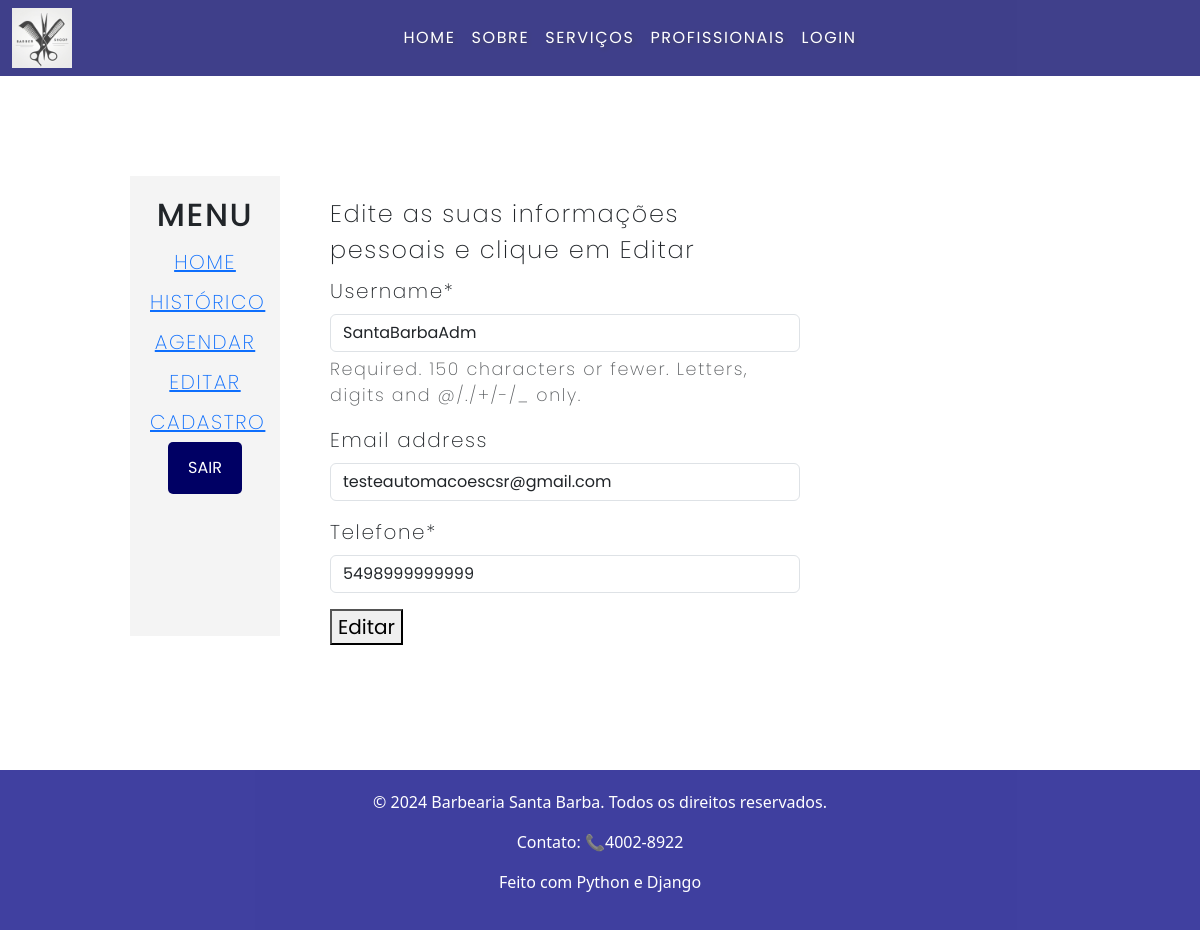
Screenshot of /area_cliente/editar_cadastro/1 (signed in) with the database file from the repository.
### app_barbearia/models.py (models this page shows)
class Usuario(AbstractUser):
    data_nascimento = models.DateField(blank=True, null=True)
    telefone = models.CharField(max_length=15, default='0000')

### app_barbearia/views.py (the view, shortened to what this page needs)
# urls.py: path('area_cliente/editar_cadastro/<int:pk>', EditarConta.as_view(), name='edit_conta'),
class EditarConta(LoginRequiredMixin, UpdateView):
    template_name = 'edit_cadastro.html'
    model = Usuario
    fields = ['username', 'email', 'telefone']

### app_barbearia/templates/edit_cadastro.html (shortened to what this page needs)
{% extends 'area_cliente_base.html' %}
{% load crispy_forms_tags %}
{% block area_cliente %}
    <div class="content">
        <fieldset>
            <legend>Edite as suas informações pessoais e clique em Editar</legend>
            <br>
            <form method="post">
                {{ form|crispy }}
                <button type="submit">Editar</button>
            </form>
        </fieldset>
    </div>
{% endblock %}

### static/css/area_cliente.css (style rules this page uses)
.content { flex-grow: 1; padding: 10px; text-align: left; margin-left: 15px; }

### rows the page displays
Usuario: username "SantaBarbaAdm", email "testeautomacoescsr@gmail.com", telefone "5498999999999"
